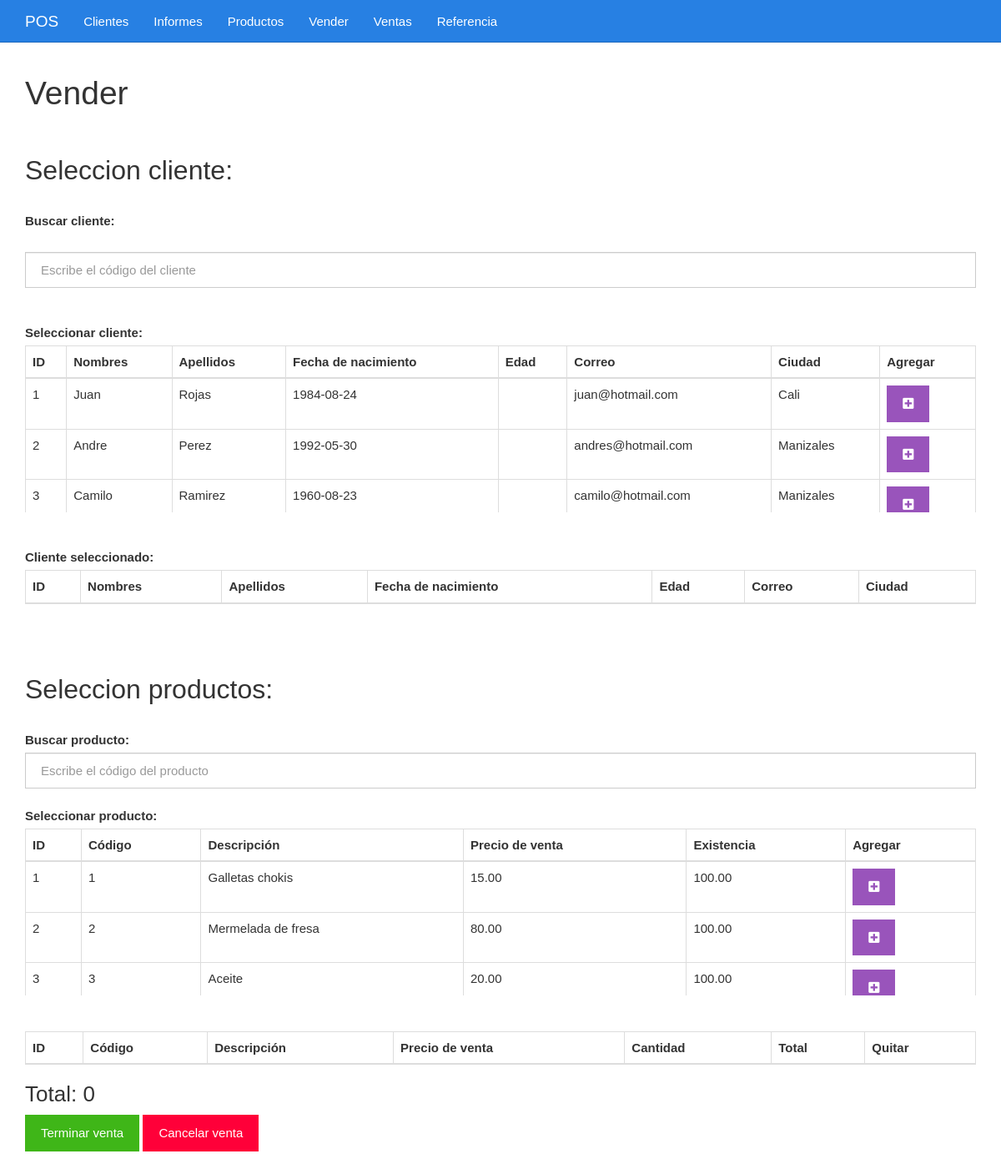
/index.php?c=Ventas&a=vender, run on the app's committed database.
### tables this page shows
CREATE TABLE clientes(
	id BIGINT UNSIGNED NOT NULL AUTO_INCREMENT,
	nombres VARCHAR(255) NOT NULL,
	apellidos VARCHAR(255) NOT NULL,
	fecha_nacimiento DATE NOT NULL,
	edad INT,
	correo VARCHAR(255) NOT NULL,
	ciudad VARCHAR(255) NOT NULL,
	PRIMARY KEY(id)
);

CREATE TABLE productos(
	id BIGINT UNSIGNED NOT NULL AUTO_INCREMENT,
	codigo VARCHAR(255) NOT NULL,
	descripcion VARCHAR(255) NOT NULL,
	precioVenta DECIMAL(5, 2) NOT NULL,
	precioCompra DECIMAL(5, 2) NOT NULL,
	existencia DECIMAL(5, 2) NOT NULL,
	PRIMARY KEY(id)
);

### controllers/Ventas.php (called while the page is built, shortened)
<?php
	class VentasController {
		public function __construct() {
			require_once "models/ClientesModel.php";
			require_once "models/ProductosModel.php";
		}
		public function vender() {
			$clientesModel = new Clientes_Model();
			$clientes["Clientes"] = $clientesModel -> getClientes();
			$productosModel = new Productos_Model();
			$productos["Productos"] = $productosModel -> getProductosCarrito();
			require_once "views/ventas/ventas_vender.php";
		}
	}
?>

### config/database.php (called while the page is built, shortened)
<?php
    class Conectar {
        public static function conexion() {
            $conexion = new mysqli(DB_HOST, DB_USERNAME, DB_PASSWORD, DB_NAME);
            return $conexion;
        }
    };
?>

### models/ClientesModel.php (called while the page is built, shortened)
<?php
    class Clientes_Model {
        private $db;
        private $clientes;
        public function __construct () {
            $this->db = Conectar::conexion();
            $this->clientes = array();
        }
        public function getClientes () {
            $sql = CONSULA_CLIENTES;
            $resultado = $this-> db -> query($sql);
            while($row = $resultado -> fetch_assoc()) {
                $this-> clientes[] = $row;
            }
            return $this->clientes;
        }
    }
?>

### models/ProductosModel.php (called while the page is built, shortened)
<?php
    class Productos_Model {
        private $db;
        private $productos;
        public function __construct () {
            $this->db = Conectar::conexion();
            $this->productos = array();
        }
        public function getProductosCarrito () {
            $sql = "SELECT * FROM productos WHERE existencia > 0;";
            $resultado = $this-> db -> query($sql);
            while($row = $resultado -> fetch_assoc()) {
                $this-> productos[] = $row;
            }
            return $this->productos;
        }
    }
?>

### views/ventas/ventas_vender.php (the view, shortened to what this page needs)
<?php
$granTotal = 0;
?>
<div class="col-xs-12">
	<h1>Vender</h1>
	<br>
	<h2>Seleccion cliente:</h2>
	<br>
	<label for="idcliente">Buscar cliente:</label>
	<form method="post" action="index.php?c=Clientes&a=buscarCliente">
		<input autocomplete="off" autofocus class="form-control" name="idCliente" required type="text" id="idCliente" placeholder="Escribe el código del cliente">
		<br>
		<br>
	</form>
	<label>Seleccionar cliente:</label>
	<div class="table-wrapper-scroll-y my-custom-scrollbar">
		<table class="table table-bordered">
			<thead>
				<tr>
					<th>ID</th>
					<th>Nombres</th>
					<th>Apellidos</th>
					<th>Fecha de nacimiento</th>
					<th>Edad</th>
					<th>Correo</th>
					<th>Ciudad</th>
					<th>Agregar</th>
				</tr>
			</thead>
			<tbody>
				<?php foreach ($clientes["Clientes"] as $cliente) {
				?>
					<tr>
						<td><?php echo $cliente['id'] ?></td>
						<td><?php echo $cliente['nombres'] ?></td>
						<td><?php echo $cliente['apellidos'] ?></td>
						<td><?php echo $cliente['fecha_nacimiento'] ?></td>
						<td><?php echo $cliente['edad'] ?></td>
						<td><?php echo $cliente['correo'] ?></td>
						<td><?php echo $cliente['ciudad'] ?></td>
						<td><a class="btn btn-info" href="<?php echo "index.php?c=Clientes&a=seleccionarCliente&id=" . $cliente['id'] ?>"><i class="fa fa-plus-square" aria-hidden="true"></i></a></td>
					</tr>
				<?php } ?>
			</tbody>
		</table>
	</div>
	<br>
	<br>
	<label for="idcliente">Cliente seleccionado:</label>
	<table class="table table-bordered">
		<thead>
			<tr>
				<th>ID</th>
				<th>Nombres</th>
				<th>Apellidos</th>
				<th>Fecha de nacimiento</th>
				<th>Edad</th>
				<th>Correo</th>
				<th>Ciudad</th>
			</tr>
		</thead>
	</table>
	<br>
	<br>
	<h2>Seleccion productos:</h2>
	<br>
	<form method="post" action="index.php?c=Productos&a=agregarProductoCarrito">
		<label for="codigo">Buscar producto:</label>
		<input autocomplete="off" autofocus class="form-control" name="codigo" required type="text" id="codigo" placeholder="Escribe el código del producto">
	</form>
	<br>
	<label>Seleccionar producto:</label>
	<div class="table-wrapper-scroll-y my-custom-scrollbar">
		<table class="table table-bordered">
			<thead>
				<tr>
					<th>ID</th>
					<th>Código</th>
					<th>Descripción</th>
					<th>Precio de venta</th>
					<th>Existencia</th>
					<th>Agregar</th>
				</tr>
			</thead>
			<tbody>
				<?php foreach($productos["Productos"] as $producto){ ?>
				<tr>
					<td><?php echo $producto['id'] ?></td>
					<td><?php echo $producto['codigo'] ?></td>
					<td><?php echo $producto['descripcion'] ?></td>
					<td><?php echo $producto['precioVenta'] ?></td>
					<td><?php echo $producto['existencia'] ?></td>
					<td><a class="btn btn-info" href="<?php echo "index.php?c=Productos&a=seleccionarProductoCarrito&id=" . $producto['codigo']?>"><i class="fa fa-plus-square"></i></a></td>
				</tr>
				<?php } ?>
			</tbody>
		</table>
	</div>
	<br>
	<br>
	<table class="table table-bordered">
		<thead>
			<tr>
				<th>ID</th>
				<th>Código</th>
				<th>Descripción</th>
				<th>Precio de venta</th>
				<th>Cantidad</th>
				<th>Total</th>
				<th>Quitar</th>
			</tr>
		</thead>
	</table>
	<h3>Total: <?php echo $granTotal; ?></h3>
	<form action="index.php?c=Ventas&a=terminarVenta" method="POST">
		<button type="submit" class="btn btn-success">Terminar venta</button>
		<a href="index.php?c=Ventas&a=cancelarVenta" class="btn btn-danger">Cancelar venta</a>
	</form>
	<br>
	<br>
	<br>
	<br>
	<br>
</div>

### css/estilo.css (style rules this page uses)
body { padding-top: 70px; }

### css/juansis99CSS.css (style rules this page uses)
.my-custom-scrollbar { position: relative; height: 200px; overflow: auto; }

### data on the page
clientes: id "1", nombres "Juan", apellidos "Rojas", fecha_nacimiento "1984-08-24", correo "juan@hotmail.com", ciudad "Cali"
clientes: id "2", nombres "Andre", apellidos "Perez", fecha_nacimiento "1992-05-30", correo "andres@hotmail.com", ciudad "Manizales"
clientes: id "3", nombres "Camilo", apellidos "Ramirez", fecha_nacimiento "1960-08-23", correo "camilo@hotmail.com", ciudad "Manizales"
productos: id "1", codigo "1", descripcion "Galletas chokis", precioVenta "15.00", existencia "100.00"
productos: id "2", codigo "2", descripcion "Mermelada de fresa", precioVenta "80.00", existencia "100.00"
productos: id "3", codigo "3", descripcion "Aceite", precioVenta "20.00", existencia "100.00"

### other printed values
$granTotal "0"
